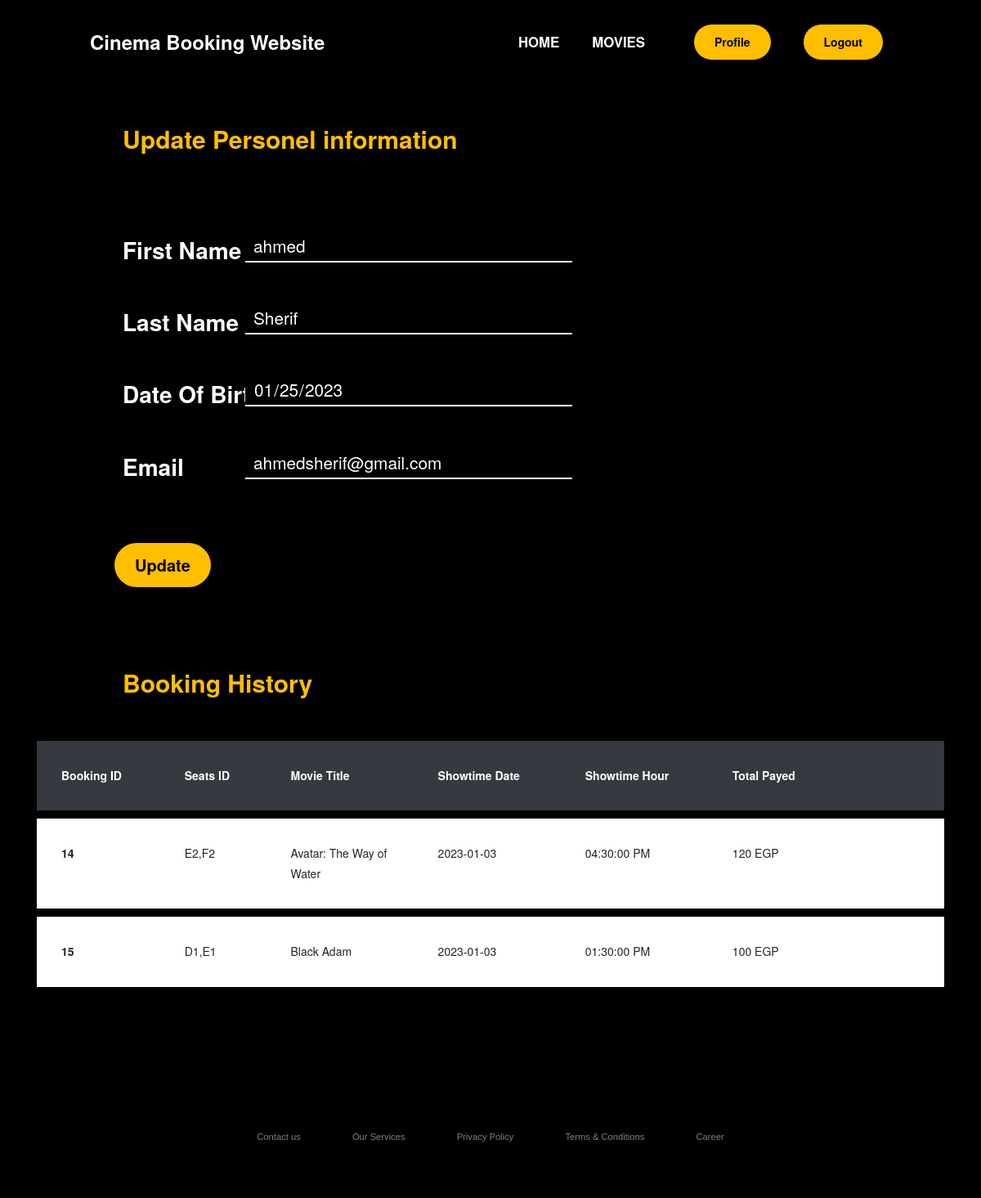
Page /profile.php (signed in) on the committed database.
### tables this page shows
CREATE TABLE `users` (
  `user_id` int(11) NOT NULL,
  `user_email` varchar(255) NOT NULL,
  `user_password` varchar(255) NOT NULL,
  `user_first_name` varchar(255) DEFAULT NULL,
  `user_last_name` varchar(255) DEFAULT NULL,
  `user_date_of_birth` varchar(10) DEFAULT NULL
);

CREATE TABLE `Reservation` (
  `reservation_id` int(11) NOT NULL,
  `seats_id` varchar(20) NOT NULL,
  `num_of_seats` int(11) NOT NULL,
  `theater_id` int(11) NOT NULL,
  `showtime_id` int(11) NOT NULL,
  `user_id` int(11) NOT NULL,
  `total_price` double NOT NULL
);

CREATE TABLE `Movies` (
  `movie_theater_num` int(11) NOT NULL,
  `movie_title` varchar(100) NOT NULL,
  `movie_runtime` varchar(20) NOT NULL,
  `movie_genre` varchar(100) NOT NULL,
  `movie_poster` varchar(100) NOT NULL,
  `movie_poster2` varchar(100) DEFAULT NULL,
  `movie_releasedate` date NOT NULL,
  `movie_trailer` varchar(100) NOT NULL,
  `movie_director` varchar(100) NOT NULL,
  `movie_description` text NOT NULL,
  `movie_cast` varchar(100) NOT NULL
);

CREATE TABLE `Showtime` (
  `showtime_id` int(11) NOT NULL,
  `showtime_date` date NOT NULL,
  `showtime_hour` time NOT NULL,
  `showtime_price` double NOT NULL,
  `theater_id` int(11) NOT NULL
);

### profile.php (the view, shortened to what this page needs)
<?php
$user_id = $_SESSION['user_id'];
include_once 'connect.php';
$query = "Select * from users Where user_id = $user_id;";
$result = $conn->query($query);
if ($result->num_rows > 0) {
    $row = $result->fetch_assoc();
    $fname = $row['user_first_name'];
    $lname = $row['user_last_name'];
    $email = $row['user_email'];
    $dob = $row['user_date_of_birth'];
} else {
    echo "0 results";
}
$query = "Select * from Reservation Where user_id =  $user_id;";
$result = $conn->query($query);
$flag = $conn->query($query)->num_rows > 0;
$tickets = array();
if ($result->num_rows > 0) {
    while ($row = $result->fetch_assoc()) {
        $ticket = new Ticket();
        $ticket->seats_id = $row['seats_id'];
        $ticket->booking_id = $row['reservation_id'];
        $ticket->total = $row['total_price'];
        $ticket->theater_id = $row['theater_id'];
        $ticket->showtime_id = $row['showtime_id'];
        array_push($tickets, $ticket);
    }
} else {
    echo "0 results";
}
foreach ($tickets as $t) {
    $query = "Select movie_title from Movies Where movie_theater_num = $t->theater_id ;";
    $result = $conn->query($query);
    if ($result->num_rows > 0) {
        $row = $result->fetch_assoc();
        $t->movie_title = $row['movie_title'];
    }
    $query = "Select showtime_date,showtime_hour from Showtime Where showtime_id = $t->showtime_id ;";
    $result = $conn->query($query);
    if ($result->num_rows > 0) {
        $row = $result->fetch_assoc();
        $t->showtime_date = $row['showtime_date'];
        $t->showtime_hour = $row['showtime_hour'];
    }
}
?>
<!DOCTYPE html>
<html lang="en">
<head>
    <link rel="stylesheet" href="css/profile.css">
    <link rel="stylesheet" href="css/stylecss.css">
    <link rel="stylesheet" href="https://stackpath.bootstrapcdn.com/font-awesome/4.7.0/css/font-awesome.min.css">
</head>
<body>
    <header>
        <a class="logo" href="index.php">Cinema Booking Website</a>
        <nav>
            <ul class="nav">
                <li><a href="index.php">HOME</a></li>
                <li><a href="movies.php">MOVIES</a></li>
            </ul>
        </nav>
        <?php if (isset($_SESSION['user_id']) && !empty($_SESSION['user_id'])) {
        ?>
            <a id="login" href="profile.php">Profile</a>
            <a id="login" href="logout.php">Logout</a>
        <?php } else { ?>
            <a id="login" href="Login.php">Login</a>
        <?php } ?>
    </header>
    <div class="header_title">
        Update Personel information
    </div>
    <form action="update_user.php" method="POST">
        <div>
            <label for="fname">First Name</label>
            <input type="text" name="fname" value="<?php if (isset($fname)) {
                                                        echo $fname;
                                                    } ?>">
        </div>
        <div>
            <label for="fname">Last Name</label>
            <input type="text" name="lname" value="<?php if (isset($lname)) {
                                                        echo $lname;
                                                    } ?>">
        </div>
        <div>
            <label for="fname">Date Of Birth</label>
            <input type="date" name="dob" value="<?php if (isset($dob)) {
                                                        echo date_format(date_create($dob), 'Y-m-d');
                                                    } ?>">
        </div>
        <div>
            <label for="fname">Email</label>
            <input type="email" name="email" value="<?php if (isset($email)) {
                                                        echo $email;
                                                    } ?>">
        </div>
        <button type="submit">Update</button>
    </form>
    <?php
    if ($flag) {
        echo '   <section class="ftco-section">
        <div class="header_title2">
            Booking History
        </div>
        <div class="container">
            <div class="row">
                <div class="col-md-12">
                    <div class="table-wrap">
                        <table class="table">
                            <thead class="thead-dark">
                                <tr>
                                    <th>Booking ID</th>
                                    <th>Seats ID</th>
                                    <th>Movie Title</th>
                                    <th>Showtime Date</th>
                                    <th>Showtime Hour</th>
                                    <th>Total Payed</th>
                                    <th></th>
                                </tr>
                            </thead>
                            <tbody>';
        foreach ($tickets as $ticket) {
            $full_date = $ticket->showtime_date . ' ' . $ticket->showtime_hour;
            if ($full_date  < date("Y-m-d h:i:s")) {
                echo '<tr class="alert" role="alert">
                                    <th scope="row">' . $ticket->booking_id . '</th>
                                    <td>' . $ticket->seats_id . '</td>
                                    <td>' . $ticket->movie_title . '</td>
                                    <td>' . $ticket->showtime_date . '</td>
                                    <td>' . $ticket->showtime_hour . ' PM</td>
                                    <td>' . $ticket->total . ' EGP</td>
                                    <td>
                                        <a href="#" class="close" data-dismiss="alert" aria-label="Close" style="color:red; font-size:20px; visibility: hidden;">
                                            Delete
                                        </a>
                                    </td>
                                </tr>';
            }
        }
        echo '</tbody>
                        </table>
                    </div>
                </div>
            </div>
        </div>
    </section>';
    } else {
    }
    ?>
    <footer>
        <div class="footer">
            <div class="row">
                <ul>
                    <li><a href="#">Contact us</a></li>
                    <li><a href="#">Our Services</a></li>
                    <li><a href="#">Privacy Policy</a></li>
                    <li><a href="#">Terms & Conditions</a></li>
                    <li><a href="#">Career</a></li>
                </ul>
            </div>
        </div>
    </footer>
</body>
</html>

### css/stylecss.css (style rules this page uses)
* { box-sizing: border-box; margin: 0; padding: 0; background-color: black; text-decoration: none; }
body { background: black; font-family: Helvetica Neue, Helvetica, Arial, sans-serif; font-size: 14px; color: #000; margin: 0; padding: 0; }
header { display: flex; overflow: hidden; justify-content: flex-end; align-items: center; padding: 30px 10%; max-width: 100%; background-color: black; font-weight: bold; }
.logo { cursor: pointer; margin-right: auto; color: white; font-size: x-large; position: absolute; float: left; left: 110px; background-color: black; transition: all 0.3s ease 0s; text-decoration: none; }
.nav { list-style: none; order: 1; }
.nav li { display: inline; padding: 0px 20px; font-size: larger; }
.nav a { color: white; text-decoration: none; }
.nav li a { transition: all 0.3s ease 0s; }
#login { padding: 9px 25px; margin: 0px 0px 0px 40px; background-color: rgba(255, 191, 0, 1); border: none; border-radius: 50px ; cursor: pointer; transition: all 0.3s ease 0s; text-decoration: none; color: #000; }
.footer { background: #000; padding: 30px 0px; font-family: 'Play', sans-serif; text-align: center; }
.footer .row { width: 100%; margin: 1% 0%; padding: 0.6% 0%; color: gray; font-size: 0.8em; }
.footer .row a { text-decoration: none; color: gray; transition: 0.5s; }
.footer .row ul { width: 100%; }
.footer .row ul li { display: inline-block; margin: 0px 30px; }
.header_title { width: 940px; height: 47.5px; color: #FFBF00; font-size: 30px; margin: 30px 0px 30px; padding: 10px 0px 0px; font-weight: bolder; position: relative; left: 150px; }
form { justify-content: center; max-width: 100%; max-height: 700px; margin: 100px 0px 50px 0px; }
form label { color: white; font-size: 28px; position: relative; left:150px; font-weight: bold; }
form div { margin-bottom: 30px; }
form input { width: 400px; position: relative; float: right; right : 500px; height: 40px; color: white; border-color: white; text-align: left; padding: 10px; border: 0; border-bottom: 2px solid white; outline: 0; font-size: 1.3rem; transition: border-color 0.2s; }
form button { position: relative; left: 140px; top:30px; padding: 9px 25px; background-color: rgba(255, 191, 0, 1); border: none; border-radius: 50px; cursor: pointer; transition: all 0.3s ease 0s; text-decoration: none; color: #000; font-weight: bold; font-size: 20px; margin-bottom: 20px; }
.ftco-section { padding-top: 20px; }
.header_title2 { width: 940px; height: 47.5px; color: #FFBF00; font-size: 30px; margin: 40px 0px 30px; padding: 10px 0px 0px; font-weight: bolder; position: relative; left: 150px; bottom: 20px; }

### rows in the picture
users: fname "ahmed", lname "Sherif", dob "01/25/2023", email "ahmedsherif@gmail.com"
reservation: reservation_id "14", seats "E2,F2", theater.movie_title "Avatar: The Way of Water", showtime.showtime_date "2023-01-03", showtime.showtime_hour "04:30:00", total_price "120"
reservation: reservation_id "15", seats "D1,E1", theater.movie_title "Black Adam", showtime.showtime_date "2023-01-03", showtime.showtime_hour "01:30:00", total_price "100"
